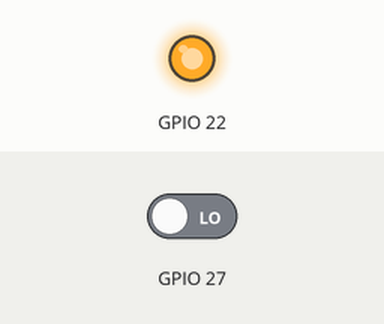
The sketch below on a simulated ESP32. Parts: output pins drawn as LEDs (lit = HIGH). The test bench sets the inputs (shaded band); at power-on: GPIO 27 LOW.

Above: at 0.1 s.
Timing chart, 0 to 1.6 s (numbered marks = the images above):
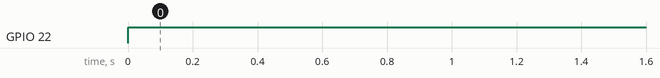

The sketch:

FUNCION_FOR.ino
```cpp
int s1 = 23;
int val1;
void setup() {
pinMode (22,OUTPUT);
pinMode (23,INPUT);
}

void loop(){
  val1=digitalRead(27);
  if (val1=0){
    digitalWrite (22,LOW);
  }
  if (val1=1){
    digitalWrite(22,HIGH);
  }
}
```

Measured:
- by itself, GPIO 22: LOW → HIGH at 0.00 s
